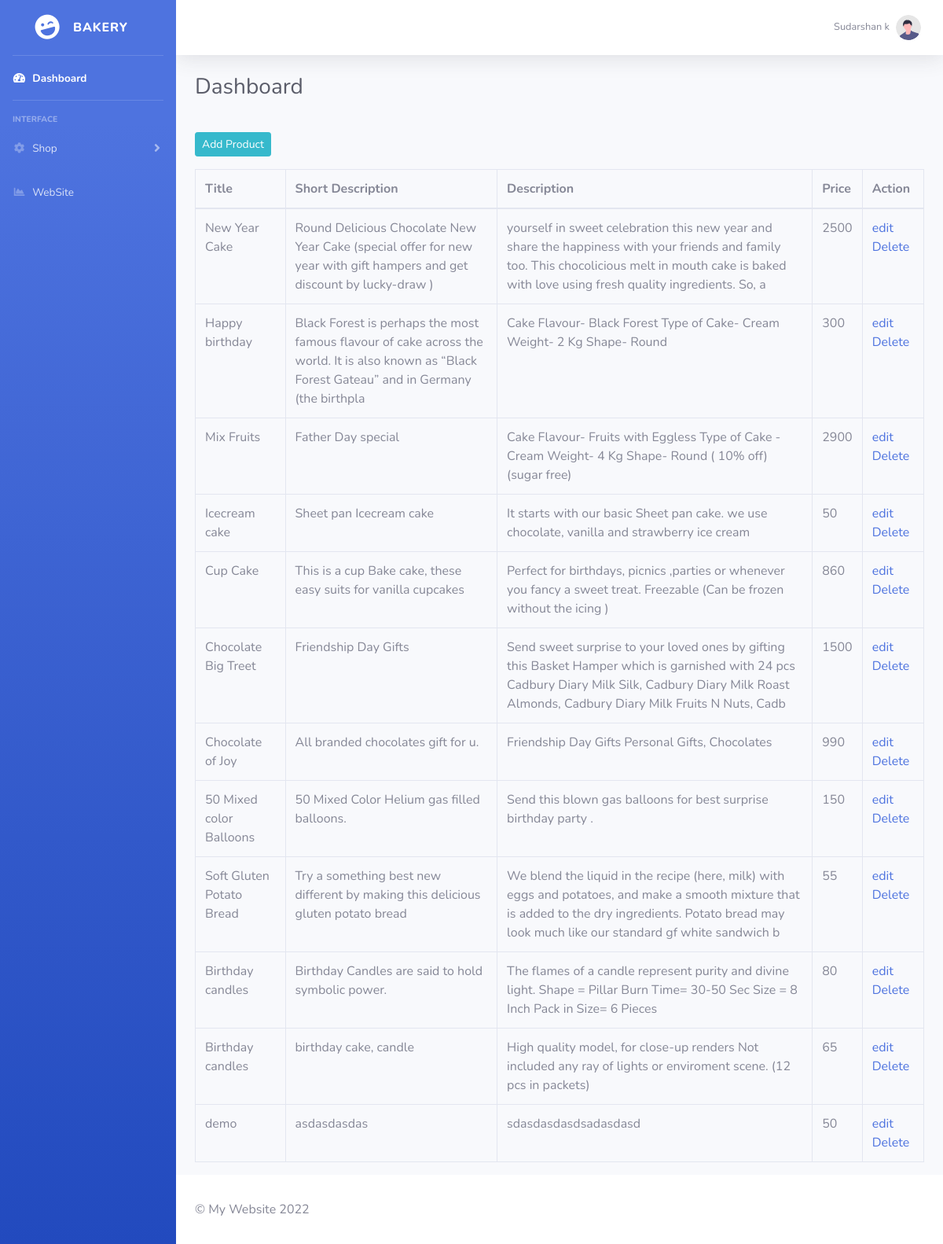
The app's page /dashboard/product.php with its own data.
### tables this page shows
CREATE TABLE `product` (
  `id` int(11) NOT NULL,
  `title` varchar(100) NOT NULL,
  `slug` varchar(100) NOT NULL,
  `category` varchar(32) NOT NULL,
  `content` varchar(250) NOT NULL,
  `description` text NOT NULL,
  `price` int(11) NOT NULL,
  `image` varchar(50) NOT NULL
);

### dashboard/product.php (the view, shortened to what this page needs)
<?php require_once "include/header.php"; ?>
<body id="page-top">
    <div id="wrapper">
        <?php require_once "include/sidebar.php"; ?>
        <div id="content-wrapper" class="d-flex flex-column">
            <div id="content">
                <nav class="navbar navbar-expand navbar-light bg-white topbar mb-4 static-top shadow">
                   <?php require_once "include/navbar.php"; ?>
                </nav>
                <div class="container-fluid">
                    <div class="d-sm-flex align-items-center justify-content-between mb-4">
                        <h1 class="h3 mb-0 text-gray-800">Dashboard</h1>
                    </div>
                    <a href="add_product.php" class="btn btn-sm btn-info my-3">Add Product</a>
                    <div class="section">
                        <table class='table table-bordered'>
                            <thead>
                                <th>Title</th>
                                <th>Short Description</th>
                                <th>Description</th>
                                <th>Price</th>
                                <th>Action</th>
                            </thead>
                            <tbody>
                                <?php
                                    $sql = "select * from product";
                                    $query = mysqli_query($connection, $sql);
                                    while($row = mysqli_fetch_assoc($query)){
                                        $id = $row['id'];
                                        $title = $row['title'];
                                        $shortDescription = $row['content'];
                                        $description = $row['description'];
                                        $price = $row['price'];
                                    ?>
                                    <tr>
                                        <td><?php echo $title; ?></td>
                                        <td><?php echo substr($shortDescription, 0, 150); ?></td>
                                        <td><?php echo substr($description, 0, 200); ?></td>
                                        <td><?php echo $price; ?></td>
                                        <td>
                                        <a href="edit_product.php?update_prod=<?php echo $id; ?>">edit</a>
                                            <a href="product.php?delete=<?php echo $id; ?>">Delete</a>
                                        </td>
                                    </tr>
                                <?php
                                    }
                                ?>
                            </tbody>
                        </table>
                    </div>
                </div>
            </div>
            <?php require_once "include/footer.php"; ?>

### dashboard/include/header.php (shortened to what this page needs)
<!DOCTYPE html>
<html lang="en">
<head>
    <link href="vendor/fontawesome-free/css/all.min.css" rel="stylesheet" type="text/css">
    <link href="css/sb-admin-2.min.css" rel="stylesheet">
</head>

### dashboard/include/sidebar.php (shortened to what this page needs)
<ul class="navbar-nav bg-gradient-primary sidebar sidebar-dark accordion" id="accordionSidebar">
            <a class="sidebar-brand d-flex align-items-center justify-content-center" href="./">
                <div class="sidebar-brand-icon rotate-n-15">
                    <i class="fas fa-laugh-wink"></i>
                </div>
                <div class="sidebar-brand-text mx-3">Bakery</div>
            </a>
            <hr class="sidebar-divider my-0">
            <li class="nav-item active">
                <a class="nav-link" href="./">
                    <i class="fas fa-fw fa-tachometer-alt"></i>
                    <span>Dashboard</span></a>
            </li>
            <hr class="sidebar-divider">
            <div class="sidebar-heading">
                Interface
            </div>
            <li class="nav-item">
                <a class="nav-link collapsed" href="#" data-toggle="collapse" data-target="#collapseTwo"
                    aria-expanded="true" aria-controls="collapseTwo">
                    <i class="fas fa-fw fa-cog"></i>
                    <span>Shop</span>
                </a>
                <?php
            if(!empty(($_SESSION['role']) == "admin")){ ?>
                <div id="collapseTwo" class="collapse" aria-labelledby="headingTwo" data-parent="#accordionSidebar">
                    <div class="bg-white py-2 collapse-inner rounded">
                        <h6 class="collapse-header">Custom Components:</h6>
                        <a class="collapse-item" href="product.php">Products</a>
                        <a class="collapse-item" href="order.php">Order</a>
                    </div>
                </div>
            </li>
            <hr class="sidebar-divider">
            <div class="sidebar-heading">
                Addons
            </div>
            <li class="nav-item">
                <a class="nav-link collapsed" href="#" data-toggle="collapse" data-target="#collapsePages"
                    aria-expanded="true" aria-controls="collapsePages">
                    <i class="fas fa-fw fa-folder"></i>
                    <span>Pages</span>
                </a>
                <div id="collapsePages" class="collapse" aria-labelledby="headingPages" data-parent="#accordionSidebar">
                    <div class="bg-white py-2 collapse-inner rounded">
                    <a class="collapse-item" href="user.php">User</a>
                        <h6 class="collapse-header">Login Screens:</h6>
                        <a class="collapse-item" href="../login.php">Login</a>
                        <a class="collapse-item" href="../register.php">Register</a>
                        <a class="collapse-item" href="../forget-password.php">Forgot Password</a>
                    </div>
                </div>
            </li>
<?php
            }else{ ?>
            </li>
            <?php
            }
            ?>
             <li class="nav-item">
                <a class="nav-link" href="../">
                    <i class="fas fa-fw fa-chart-area"></i>
                    <span>WebSite</span></a>
            </li>
        </ul>

### dashboard/include/navbar.php (shortened to what this page needs)
<ul class="navbar-nav ml-auto">
<li class="nav-item dropdown no-arrow">
    <a class="nav-link dropdown-toggle" href="#" id="userDropdown" role="button"
        data-toggle="dropdown" aria-haspopup="true" aria-expanded="false">
        <span class="mr-2 d-none d-lg-inline text-gray-600 small">Sudarshan k</span>
        <img class="img-profile rounded-circle"
            src="img/undraw_profile.svg">
    </a>
</li>
</ul>

### dashboard/include/footer.php (shortened to what this page needs)
<footer class="sticky-footer bg-white">
                <div class="container my-auto">
                        <span>&copy; My Website 2022</span>
                    </div>
                </div>
        </div>
</body>
</html>

### records on screen
product: title "New Year Cake", content "Round Delicious Chocolate New Year Cake (special offer for new year with gift hampers and get discount by lucky-draw )", description "yourself in sweet celebration this new year and share the happiness with your friends and family too. This chocolicious melt in mouth cake is baked with love using fresh quality ingredients. So, a", price "2500"
product: title "Happy birthday", content "Black Forest is perhaps the most famous flavour of cake across the world. It is also known as “Black Forest Gateau” and in Germany (the birthpla", description "Cake Flavour- Black Forest Type of Cake- Cream Weight- 2 Kg Shape- Round", price "300"
product: title "Mix Fruits", content "Father Day special", description "Cake Flavour- Fruits with Eggless Type of Cake - Cream Weight- 4 Kg Shape- Round ( 10% off) (sugar free)", price "2900"
product: title "Icecream cake", content "Sheet pan Icecream cake", description "It starts with our basic Sheet pan cake. we use chocolate, vanilla and strawberry ice cream", price "50"
product: title "Cup Cake", content "This is a cup Bake cake, these easy suits for vanilla cupcakes", description "Perfect for birthdays, picnics ,parties or whenever you fancy a sweet treat. Freezable (Can be frozen without the icing )", price "860"
product: title "Chocolate Big Treet", content "Friendship Day Gifts", description "Send sweet surprise to your loved ones by gifting this Basket Hamper which is garnished with 24 pcs Cadbury Diary Milk Silk, Cadbury Diary Milk Roast Almonds, Cadbury Diary Milk Fruits N Nuts, Cadb", price "1500"
product: title "Chocolate of Joy", content "All branded chocolates gift for u.", description "Friendship Day Gifts Personal Gifts, Chocolates", price "990"
product: title "50 Mixed color Balloons", content "50 Mixed Color Helium gas filled balloons.", description "Send this blown gas balloons for best surprise birthday party .", price "150"
product: title "Soft Gluten Potato Bread", content "Try a something best new different by making this delicious gluten potato bread", description "We blend the liquid in the recipe (here, milk) with eggs and potatoes, and make a smooth mixture that is added to the dry ingredients. Potato bread may look much like our standard gf white sandwich b", price "55"
product: title "Birthday candles", content "Birthday Candles are said to hold symbolic power.", description "The flames of a candle represent purity and divine light. Shape = Pillar Burn Time= 30-50 Sec Size = 8 Inch Pack in Size= 6 Pieces", price "80"
product: title "Birthday candles", content "birthday cake, candle", description "High quality model, for close-up renders Not included any ray of lights or enviroment scene. (12 pcs in packets)", price "65"
product: title "demo", content "asdasdasdas", description "sdasdasdasdsadasdasd", price "50"
